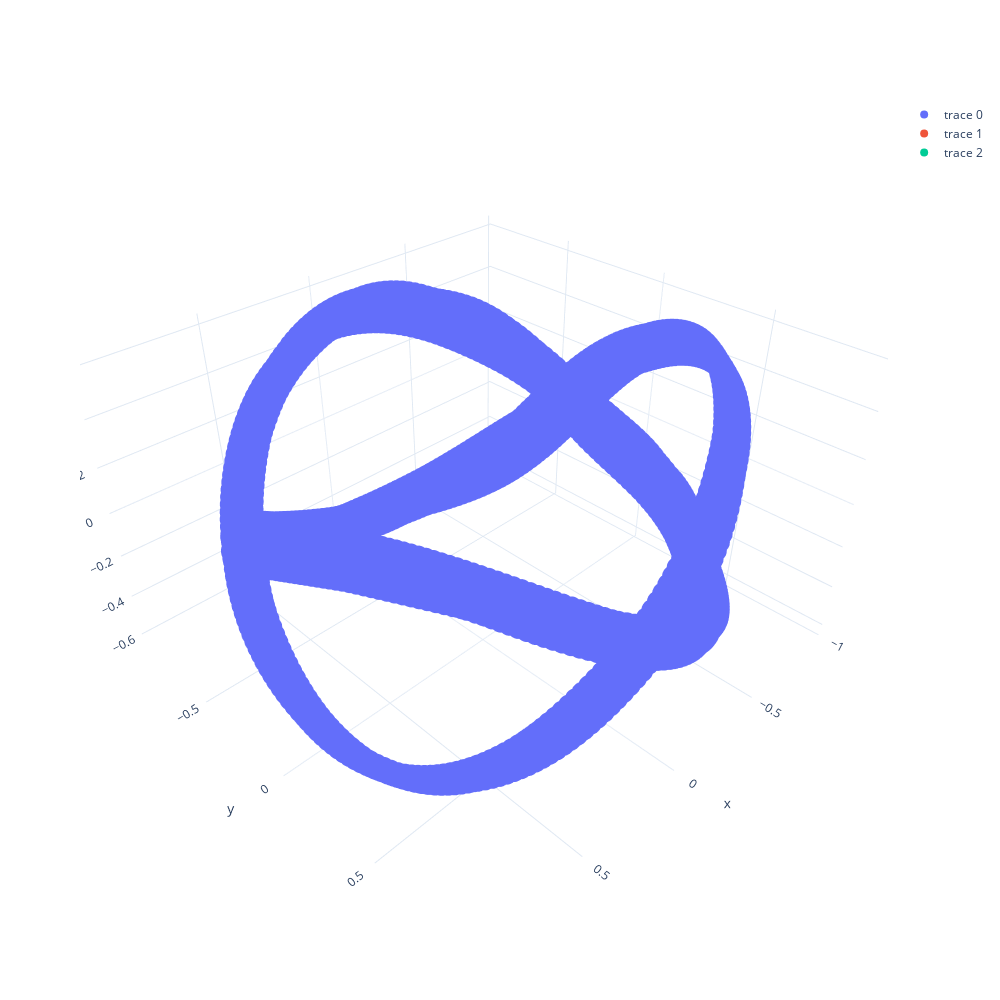

Notebook code cell kept with this figure:
### Code cell
# fig_2 = go.Figure()
# fig_2.update_layout(autosize=False, width=1000, height=1000)

# fig_2.add_trace(go.Scatter3d(x=X_PCA_check[:,0],
#                              y=X_PCA_check[:,1],
#                              z=X_PCA_check[:,2],
#                              mode='markers'
#                             )
#                 )

# fig_2.add_trace(go.Scatter3d(x=X_PCA_check[a:a+1,0],
#                              y=X_PCA_check[a:a+1,1],
#                              z=X_PCA_check[a:a+1,2],
#                              mode='markers'
#                             )
#                 )

# fig_2.add_trace(go.Scatter3d(x=X_PCA_check[b:b+1,0],
#                              y=X_PCA_check[b:b+1,1],
#                              z=X_PCA_check[b:b+1,2],
#                              mode='markers'
#                             )
#                 )


# fig_2.layout.template = 'plotly_white'
# fig_2.show()

### Figure 1 — Plotly figure (JSON) as saved in the notebook; plotly's stock layout.template omitted (floating-point values rounded to 4 significant figures; data arrays with more than 128 entries replaced by an {"elided": "..."} marker saying what was removed)
{"data": [{"mode": "markers", "type": "scatter3d", "x": {"elided": "8501 float values"}, "y": {"elided": "8501 float values"}, "z": {"elided": "8501 float values"}}, {"mode": "markers", "type": "scatter3d", "x": [0.9071], "y": [-0.03196], "z": [0.3165]}, {"mode": "markers", "type": "scatter3d", "x": [0.8884], "y": [-0.1069], "z": [0.3129]}], "layout": {"autosize": false, "height": 1000, "width": 1000}}
